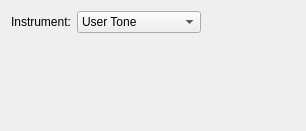
<?xml version="1.0" encoding="UTF-8"?>
<ui version="4.0">
 <class>MelodyWidget</class>
 <widget class="QWidget" name="MelodyWidget">
  <property name="geometry">
   <rect>
    <x>0</x>
    <y>0</y>
    <width>306</width>
    <height>131</height>
   </rect>
  </property>
  <property name="windowTitle">
   <string>Form</string>
  </property>
  <layout class="QGridLayout" name="gridLayout">
   <item row="0" column="0">
    <layout class="QHBoxLayout" name="horizontalLayout">
     <item>
      <widget class="QLabel" name="label">
       <property name="text">
        <string>Instrument:</string>
       </property>
      </widget>
     </item>
     <item>
      <widget class="QComboBox" name="instrumentComboBox">
       <item>
        <property name="text">
         <string>User Tone</string>
        </property>
       </item>
       <item>
        <property name="text">
         <string>Violin</string>
        </property>
       </item>
       <item>
        <property name="text">
         <string>Guitar</string>
        </property>
       </item>
       <item>
        <property name="text">
         <string>Piano</string>
        </property>
       </item>
       <item>
        <property name="text">
         <string>Flute</string>
        </property>
       </item>
       <item>
        <property name="text">
         <string>Clarinet</string>
        </property>
       </item>
       <item>
        <property name="text">
         <string>Oboe</string>
        </property>
       </item>
       <item>
        <property name="text">
         <string>Trumpet</string>
        </property>
       </item>
       <item>
        <property name="text">
         <string>Organ</string>
        </property>
       </item>
       <item>
        <property name="text">
         <string>Horn</string>
        </property>
       </item>
       <item>
        <property name="text">
         <string>Synthesizer</string>
        </property>
       </item>
       <item>
        <property name="text">
         <string>Harpsichord</string>
        </property>
       </item>
       <item>
        <property name="text">
         <string>Vibraphone</string>
        </property>
       </item>
       <item>
        <property name="text">
         <string>Synthesizer Bass</string>
        </property>
       </item>
       <item>
        <property name="text">
         <string>Acoustic Bass</string>
        </property>
       </item>
       <item>
        <property name="text">
         <string>Electric Guitar</string>
        </property>
       </item>
      </widget>
     </item>
    </layout>
   </item>
   <item row="0" column="1">
    <spacer name="horizontalSpacer">
     <property name="orientation">
      <enum>Qt::Horizontal</enum>
     </property>
     <property name="sizeHint" stdset="0">
      <size>
       <width>88</width>
       <height>20</height>
      </size>
     </property>
    </spacer>
   </item>
   <item row="1" column="0">
    <spacer name="verticalSpacer">
     <property name="orientation">
      <enum>Qt::Vertical</enum>
     </property>
     <property name="sizeHint" stdset="0">
      <size>
       <width>20</width>
       <height>0</height>
      </size>
     </property>
    </spacer>
   </item>
  </layout>
 </widget>
 <resources/>
 <connections/>
</ui>
